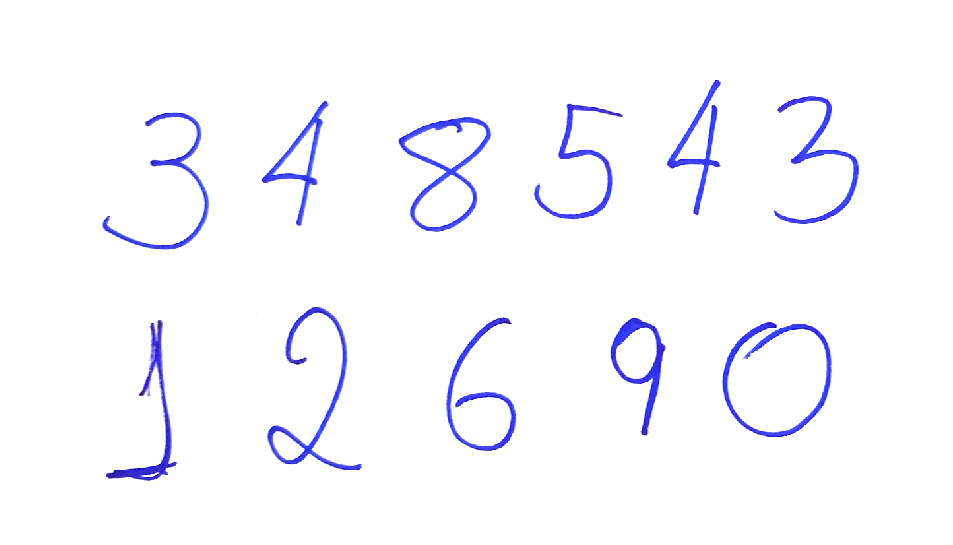
#> input picture Deep Learning série/#14 - Reconhecendo múltiplos números/numbers.png, 953 x 545 px
$ jupyter execute --allow-errors 'Detectando Caixa Postal com Deep Learning.ipynb'   (shell and % lines are left out)
#> lines starting #> are read from the running program, lines starting #| are printed output that depends on the picture; after the words box and inside, x2 and y2 are one past the last pixel; in counts of white or black regions, pixels touching at a corner belong together
[cell 1]
import numpy as np
from matplotlib import pyplot as plt

#### Para instalar o OpenCV
#### pip install opencv-python

# IMPORTANDO OPENCV

[cell 2]
import cv2 as cv

### LER IMAGEM COM OPENCV

[cell 3]
img = cv.imread("numbers.png")
#> img is the input picture: shape (545, 953, 3); mean B, G, R 254.2, 248.6, 248.5

plt.imshow(cv.cvtColor(img, cv.COLOR_BGR2RGB))
plt.show()

### CONVERTER PARA ESCALA DE CINZA

[cell 4]
im_gray = cv.cvtColor(img, cv.COLOR_BGR2GRAY)
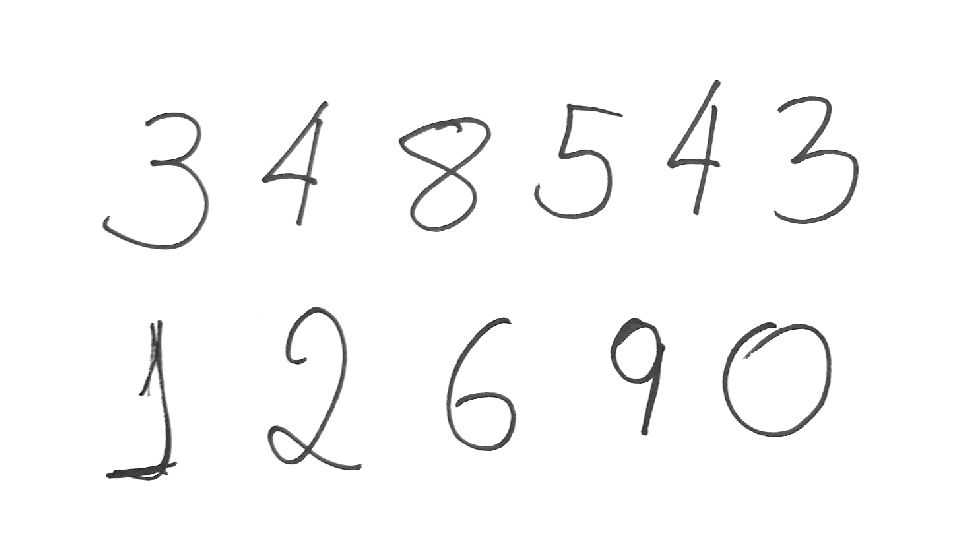
#> im_gray: shape (545, 953); min 20, max 255, mean 249.2

plt.imshow(im_gray,cmap='gray')
plt.show()

O desfoque gaussiano é altamente eficaz na remoção do ruído gaussiano da imagem.

[cell 5]
im_gauss = cv.GaussianBlur(im_gray, (5,5), 0)

plt.imshow(im_gauss,cmap='gray')
plt.show()

***cv2.threshold***

Threshold traz a ideia de uma simplificação da imagem para facilitar análise, trazendo onde estão os limites da imagem em questão.

argumentos da função:

- 1 - Uma imagem em tons de cinza
- 2 - Limiar de intensidade para binarização
- 3 - 255 intensidade máxima
- 4 - Transforma em binário
    - THRESH_BINARY      - Binário Normal
    - THRESH_BINARY_INV  - Binário invertido

A função ***cv.adaptiveThreshold*** também faz análise adaptativa

### BUSCANDO O LIMIAR DA IMAGEM
im_gray.max() TEM A INTENSIDADE MÁXIMA DA IMAGEM

[cell 6]
ret, im_th = cv.threshold(im_gauss, im_gray.max()/2, im_gray.max(), cv.THRESH_BINARY_INV)
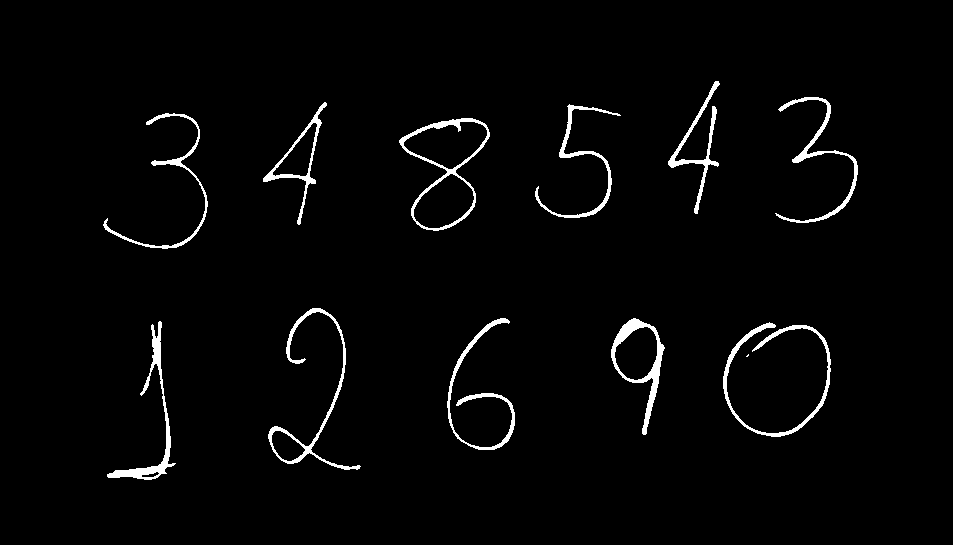
#> im_th: shape (545, 953); 2.4% white; 12 white regions (1 under 20 px)
#> ret = 127

plt.imshow(im_th,cmap='gray')
plt.show()

# BUSCAR CONTORNOS DA IMAGEM

[cell 7]
ctrs, hier = cv.findContours(im_th.copy(), cv.RETR_EXTERNAL, cv.CHAIN_APPROX_SIMPLE)
#> ctrs = 12 contours, 1 with area under 20; largest, box (x1, y1, x2, y2) and area: (399, 118, 490, 231) 5638, (611, 318, 665, 435) 2766, (263, 102, 327, 225) 1680, (268, 308, 361, 470) 1602, (107, 321, 176, 480) 1088

##### CRIAR RETÂNGULOS DOS CONTORNOS

[cell 8]
rects = [cv.boundingRect(ctr) for ctr in ctrs]
#> rects = [(746, 354, 3, 3), (723, 322, 108, 115), (107, 321, 69, 159), (611, 318, 54, 117), (447, 318, 68, 132), (268, 308, 93, 162), (399, 118, 91, 113), (103, 113, 105, 136), (535, 104, 86, 114), (263, 102, 64, 123), (775, 97, 83, 126), (668, 81, 52, 133)]
rects
#> Out has the same summary as rects

### ORDENANDO POSIÇÃO DOS RETÂNGULOS DA ESQUEDA PARA DIREITA

[cell 9]
rects.sort()
rects
#> Out = [(103, 113, 105, 136), (107, 321, 69, 159), (263, 102, 64, 123), (268, 308, 93, 162), (399, 118, 91, 113), (447, 318, 68, 132), (535, 104, 86, 114), (611, 318, 54, 117), (668, 81, 52, 133), (723, 322, 108, 115), (746, 354, 3, 3), (775, 97, 83, 126)]

### CRIAR ÁREA SELECIONÁVEL

[cell 10]
## CRIAR RETÂNGULOS NA IMAGEM ORIGINAL

  # DESENHAR RETANGULOS

    #  x1,y1 ------
    #  |          |
    #  |          |
    #  |          |
    #  --------x2,y2

## selecionando propriedades do retângulo
x, y, w, h = rects[0]
#> x = 103; y = 113; w = 105; h = 136


## desenhando retângulo
cv.rectangle(img, (x,y), (x+w, y+h), (0, 255, 0), 3)
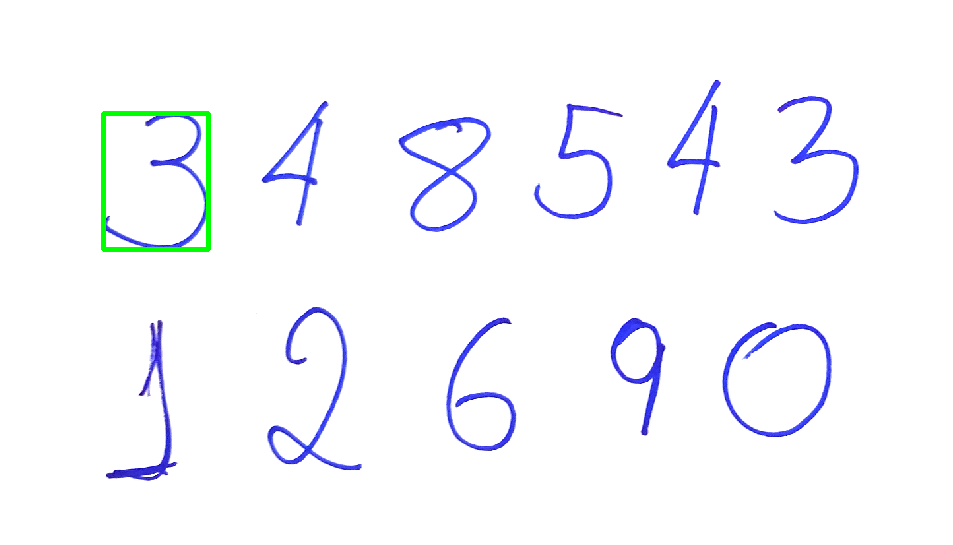
#> img: shape (545, 953, 3); 0.46% of pixels changed, all inside (x1, y1, x2, y2) = (101, 111, 211, 252)


plt.imshow(img)
plt.show()

## SELECIONAR MATRIZ DE PIXELS DO NÚMERO

[cell 11]
start_row = y
#> start_row = 113
end_row   = y + h
#> end_row = 249

start_col = x
#> start_col = 103
end_col   = x + w
#> end_col = 208

new_roi = im_gauss [ start_row : end_row , start_col : end_col ]
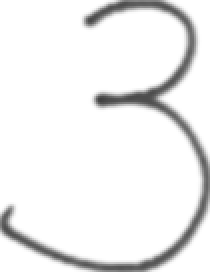
#> new_roi: shape (136, 105) (shown 2 times larger); min 63, max 255, mean 238.3

plt.imshow(new_roi, cmap='gray')
plt.show()

### RESIZE & PADDING

[cell 12]
## TAMANHO DESEJADO
tam_final = 28

## TAMANHO ORIGINAL
old_size = new_roi.shape[:2]
#> old_size = (136, 105)


## VERIFICANDO PROPORÇÃO
ratio = float(tam_final*0.8)/max(old_size)
#> ratio = 0.165


## ALTERANDO PROPORÇÃO
new_size = tuple([int(x*ratio) for x in old_size])
#> new_size = (22, 17)


## REDIMENSIONANDO IMAGEM USANDO PROPORÇÃO
new_roi = cv.resize(new_roi, (new_size[1], new_size[0]), interpolation = cv.INTER_AREA)

## PADDING
delta_w = tam_final - new_size[1]
#> delta_w = 11
delta_h = tam_final - new_size[0]
#> delta_h = 6
top, bottom = delta_h//2, delta_h-(delta_h//2)
#> top = 3; bottom = 3
left, right = delta_w//2, delta_w-(delta_w//2)
#> left = 5; right = 6

## CRIANDO UMA BORDA ESCURA
color = [255,255,255]
new_im = cv.copyMakeBorder(new_roi, top, bottom, left, right, cv.BORDER_CONSTANT, value=color)

new_im = cv.bitwise_not(new_im)
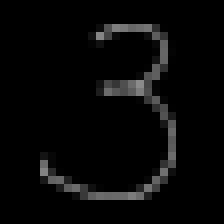
#> new_im: shape (28, 28) (shown 8 times larger); min 0, max 139, mean 8

[cell 13]
new_roi.shape
#> Out = (22, 17)

[cell 14]
plt.imshow(new_im, cmap='gray')
plt.show()

## JUNTANDO TUDO
### ROI = Region of Interest

[cell 15]
rois = []

## TAMANHO DESEJADO
tam_final = 28

for rect in rects:
    ## selecionando propriedades do retângulo
    x, y, w, h = rect

    ## desenhando retângulo
    cv.rectangle(img, (x,y), (x+w, y+h), (0, 255, 0), 1)

    ## SELECIONANDO O ROI
    start_row = y
    end_row   = y + h
    start_col = x
    end_col   = x + w

    new_roi = im_gauss[ start_row : end_row,  start_col : end_col]

    ## TAMANHO ORIGINAL
    old_size = new_roi.shape[:2]

    ## VERIFICANDO PROPORÇÃO
    ratio = float(tam_final*0.8)/max(old_size)

    ## ALTERANDO PROPORÇÃO
    new_size = tuple([int(x*ratio) for x in old_size])

    ## REDIMENSIONANDO IMAGEM USANDO PROPORÇÃO
    new_roi = cv.resize(new_roi, (new_size[1], new_size[0]))


    ## PADDING
    delta_w = tam_final - new_size[1]
    delta_h = tam_final - new_size[0]
    top, bottom = delta_h//2, delta_h-(delta_h//2)
    left, right = delta_w//2, delta_w-(delta_w//2)

    ## CRIANDO UMA BORDA BRANCA
    color = [255, 255, 255]
    new_im = cv.copyMakeBorder(new_roi, top, bottom, left, right, cv.BORDER_CONSTANT, value=color)

    ## inverte imagem
    new_im = cv.bitwise_not(new_im)

    rois.append(new_im)
#> this loop made 12 passes
#> (x, y, w, h, start_row, end_row, start_col, end_col) on passes 1, 2, 3, 4, 5, 6, 7, 8, 9, 10, 12: (103, 113, 105, 136, 113, 249, 103, 208), (107, 321, 69, 159, 321, 480, 107, 176), (263, 102, 64, 123, 102, 225, 263, 327), (268, 308, 93, 162, 308, 470, 268, 361), (399, 118, 91, 113, 118, 231, 399, 490), (447, 318, 68, 132, 318, 450, 447, 515), (535, 104, 86, 114, 104, 218, 535, 621), (611, 318, 54, 117, 318, 435, 611, 665), (668, 81, 52, 133, 81, 214, 668, 720), (723, 322, 108, 115, 322, 437, 723, 831), (775, 97, 83, 126, 97, 223, 775, 858)
#> (x, y, w, h, start_row, end_row, start_col, end_col) on pass 11: (746, 354, 3, 3, 354, 357, 746, 749)
#> pass 1, `new_im = cv.bitwise_not(new_im)`:
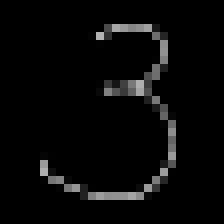
#> new_im: shape (28, 28) (shown 8 times larger); min 0, max 178, mean 8.6
#> pass 2, `new_roi = im_gauss[ start_row : end_row,  start_col : end_col]`:
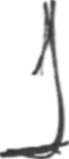
#> new_roi: shape (159, 69); min 51, max 255, mean 227.5
#> pass 2, `new_im = cv.copyMakeBorder(new_roi, top, bottom, left, right, cv.BORDE..`:
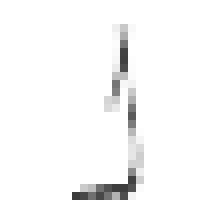
#> new_im: shape (28, 28) (shown 8 times larger); min 59, max 255, mean 248.8
#> after the loop:
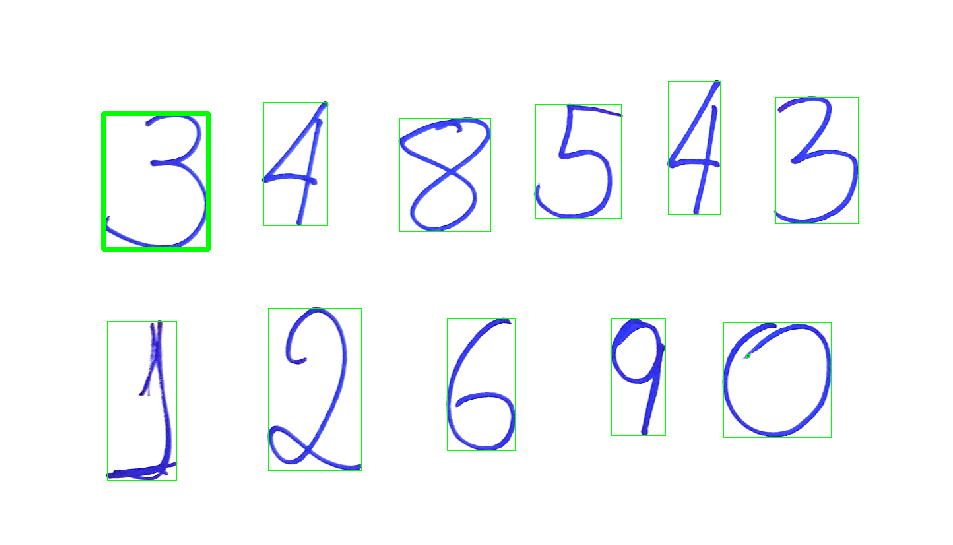
#> img: shape (545, 953, 3); 0.8% of pixels changed, all inside (x1, y1, x2, y2) = (107, 81, 859, 481)
#> after the loop, rois = 12 items

[cell 16]
#convertendo lista em matriz NUMPY
rois = np.array(rois)
rois.shape
#> Out = (12, 28, 28)

[cell 17]
plt.imshow(rois[7], cmap='gray')
plt.show()
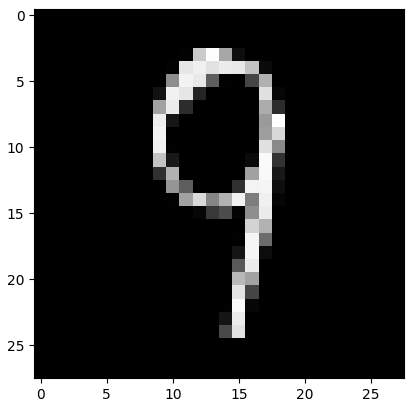
#> figure drawn by matplotlib, 1 panel

## IMPORTANDO O MODELO

[cell 18]
import h5py

[cell 19]
from tensorflow.keras.models import load_model

#> (a cell that did not finish here is left out)

[cell 21]
i=0
#> (the rest of this cell did not finish here and is left out)

[cell 22]
plt.imshow(cv.cvtColor(img, cv.COLOR_BGR2RGB))
plt.show()

[cell 23]
cv.imshow("PLOTANTO IMAGEM COM OPENcv", img)
cv.waitKey()
#> Out = 27

$ run again, with Deep Learning série/#14 - Reconhecendo múltiplos números/pedro.png copied over Deep Learning série/#14 - Reconhecendo múltiplos números/numbers.png
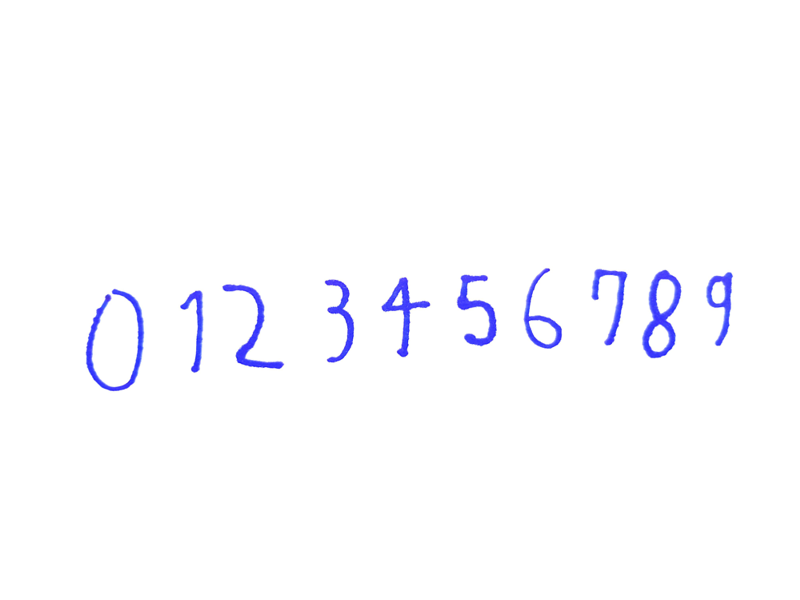
#> input picture Deep Learning série/#14 - Reconhecendo múltiplos números/pedro.png, 800 x 600 px
#> img is the input picture: shape (600, 800, 3); mean B, G, R 254.8, 251.6, 251.6
#> `ret, im_th = cv.threshold(im_gauss, im_gray.max()/2, im_gray.max(), cv..`:
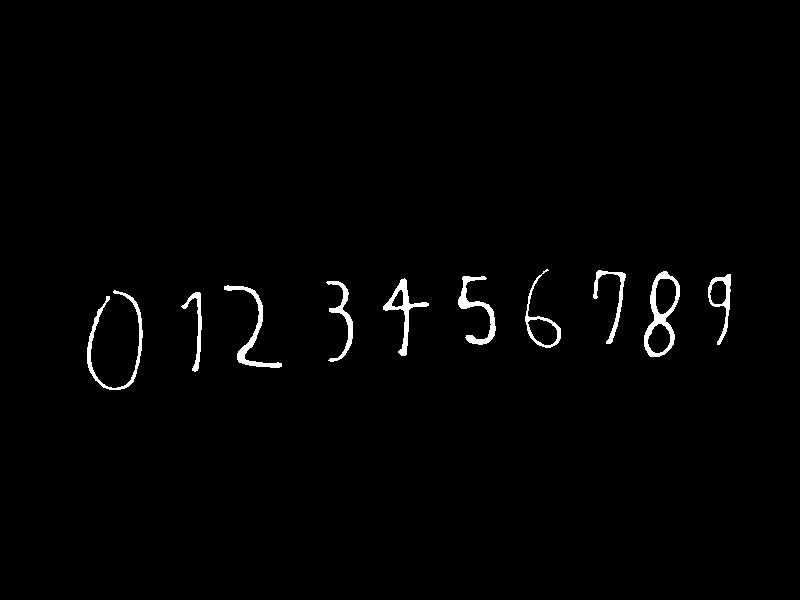
#> im_th: shape (600, 800); 1.3% white; 10 white regions
#> ret = 127
#> ctrs = 10 contours; largest, box (x1, y1, x2, y2) and area: (644, 271, 680, 357) 1902, (525, 269, 561, 348) 866, (383, 278, 429, 356) 713, (708, 274, 731, 345) 687, (87, 290, 143, 390) 593
#> rects = [(181, 292, 21, 80), (87, 290, 56, 100), (224, 285, 58, 83), (326, 281, 27, 81), (383, 278, 46, 78), (458, 276, 38, 69), (708, 274, 23, 71), (644, 271, 36, 86), (593, 270, 33, 74), (525, 269, 36, 79)]
#> `rects`: Out has the same summary as rects
#> `rects`: Out = [(87, 290, 56, 100), (181, 292, 21, 80), (224, 285, 58, 83), (326, 281, 27, 81), (383, 278, 46, 78), (458, 276, 38, 69), (525, 269, 36, 79), (593, 270, 33, 74), (644, 271, 36, 86), (708, 274, 23, 71)]
#> `x, y, w, h = rects[0]`: x = 87; y = 290; w = 56; h = 100
#> `start_row = y`: start_row = 290
#> `end_row   = y + h`: end_row = 390
#> `start_col = x`: start_col = 87
#> `end_col   = x + w`: end_col = 143
#> `new_size = tuple([int(x*ratio) for x in old_size])`: new_size = (22, 12)
#> `delta_w = tam_final - new_size[1]`: delta_w = 16
#> `delta_h = tam_final - new_size[0]`: delta_h = 6
#> `top, bottom = delta_h//2, delta_h-(delta_h//2)`: top = 3
#> `left, right = delta_w//2, delta_w-(delta_w//2)`: left = 8
#> the loop `for rect in rects:` made 10 passes
#> (x, y, w, h, start_row, end_row, start_col, end_col) on passes 1 to 8: (87, 290, 56, 100, 290, 390, 87, 143), (181, 292, 21, 80, 292, 372, 181, 202), (224, 285, 58, 83, 285, 368, 224, 282), (326, 281, 27, 81, 281, 362, 326, 353), (383, 278, 46, 78, 278, 356, 383, 429), (458, 276, 38, 69, 276, 345, 458, 496), (525, 269, 36, 79, 269, 348, 525, 561), (593, 270, 33, 74, 270, 344, 593, 626)
#> after the loop `for rect in rects:`: rois = 10 items
#> `plt.show()`:
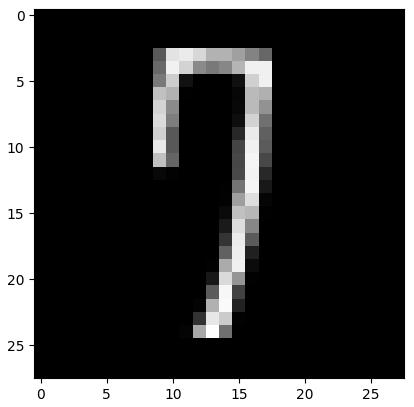
#> figure drawn by matplotlib, 1 panel
#> `cv.waitKey()`: Out = 27

$ run again, with Deep Learning série/#14 - Reconhecendo múltiplos números/sandeco.png copied over Deep Learning série/#14 - Reconhecendo múltiplos números/numbers.png
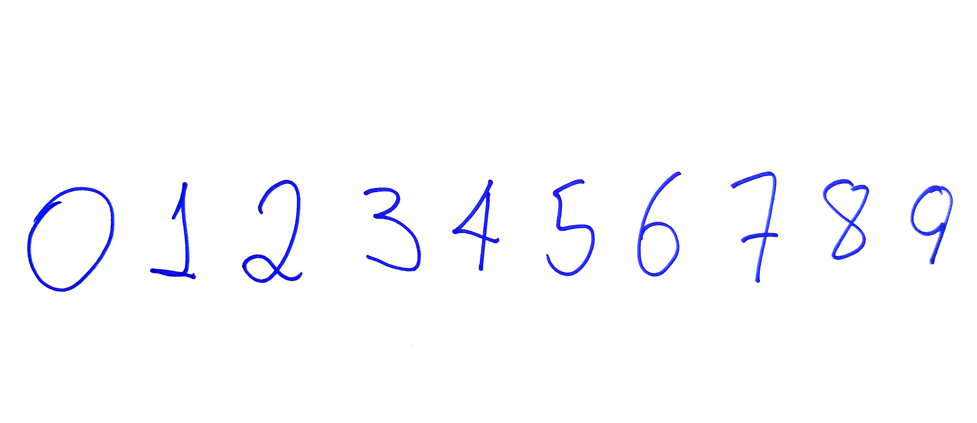
#> input picture Deep Learning série/#14 - Reconhecendo múltiplos números/sandeco.png, 977 x 423 px
#> img is the input picture: shape (423, 977, 3); mean B, G, R 254.4, 250.9, 250.8
#> im_th: shape (423, 977); 1.4% white; 11 white regions (1 under 20 px)
#> ret = 127
#> ctrs = 11 contours, 1 with area under 20; largest, box (x1, y1, x2, y2) and area: (27, 187, 114, 291) 6570, (638, 172, 680, 276) 1789, (242, 180, 302, 283) 1047, (453, 180, 499, 270) 874, (824, 180, 869, 259) 844
#> rects = [(947, 218, 1, 1), (364, 188, 57, 83), (27, 187, 87, 104), (911, 186, 38, 78), (150, 183, 45, 96), (824, 180, 45, 79), (547, 180, 47, 96), (453, 180, 46, 90), (242, 180, 60, 103), (732, 172, 46, 110), (638, 172, 42, 104)]
#> `rects`: Out has the same summary as rects
#> `rects`: Out = [(27, 187, 87, 104), (150, 183, 45, 96), (242, 180, 60, 103), (364, 188, 57, 83), (453, 180, 46, 90), (547, 180, 47, 96), (638, 172, 42, 104), (732, 172, 46, 110), (824, 180, 45, 79), (911, 186, 38, 78), (947, 218, 1, 1)]
#> `x, y, w, h = rects[0]`: x = 27; y = 187; w = 87; h = 104
#> `start_row = y`: start_row = 187
#> `end_row   = y + h`: end_row = 291
#> `start_col = x`: start_col = 27
#> `end_col   = x + w`: end_col = 114
#> `new_size = tuple([int(x*ratio) for x in old_size])`: new_size = (22, 18)
#> `delta_w = tam_final - new_size[1]`: delta_w = 10
#> `delta_h = tam_final - new_size[0]`: delta_h = 6
#> `top, bottom = delta_h//2, delta_h-(delta_h//2)`: top = 3
#> `left, right = delta_w//2, delta_w-(delta_w//2)`: left = 5
#> the loop `for rect in rects:` made 11 passes
#> (x, y, w, h, start_row, end_row, start_col, end_col) on passes 1 to 8: (27, 187, 87, 104, 187, 291, 27, 114), (150, 183, 45, 96, 183, 279, 150, 195), (242, 180, 60, 103, 180, 283, 242, 302), (364, 188, 57, 83, 188, 271, 364, 421), (453, 180, 46, 90, 180, 270, 453, 499), (547, 180, 47, 96, 180, 276, 547, 594), (638, 172, 42, 104, 172, 276, 638, 680), (732, 172, 46, 110, 172, 282, 732, 778)
#> after the loop `for rect in rects:`: rois = 11 items
#> `plt.show()`:
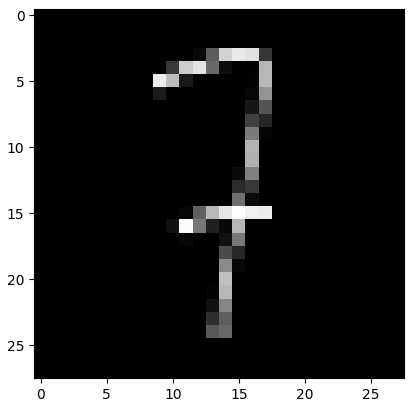
#> figure drawn by matplotlib, 1 panel
#> `cv.waitKey()`: Out = 27
